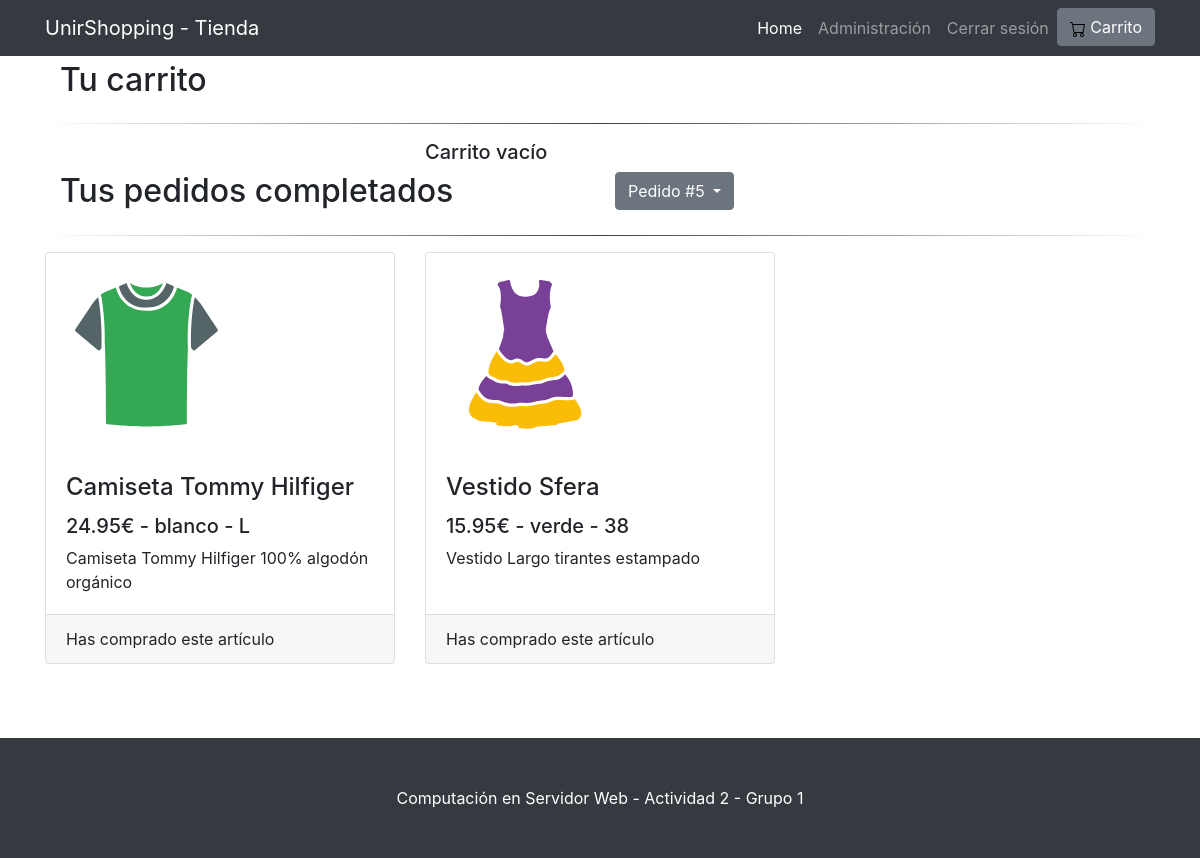
The page /index.php?controlador=ControladorConsultaPedido&&accion=obtenerPedido&args=5 (signed in) on the database its author committed.
### tables this page shows
CREATE TABLE `item` (
  `id` int(11) NOT NULL,
  `id_categoria` int(11) NOT NULL,
  `nombre` varchar(100) NOT NULL,
  `descripcion` varchar(200) NOT NULL,
  `precio` float NOT NULL,
  `color` varchar(50) NOT NULL,
  `talla` varchar(50) NOT NULL
);

### controlador/ControladorBase.php (called while the page is built, shortened)
<?php
   class ControladorBase{
        public function view($vista,$datos){
            require_once 'vista/'.$vista.'.php';
        }
   }
?>

### controlador/ControladorConsultaPedido.php (called while the page is built, shortened)
<?php
class ControladorConsultaPedido extends ControladorBase
{
    private $pedidoRepository;
    private $itemRepository;
    private $itemsPedidoRepository;
    public function __construct()
    {
        $this->pedidoRepository = new ModeloPedido();
        $this->itemRepository = new ModeloItem();
        $this->itemsPedidoRepository = new ModeloItemsPedido();
    }
    public function obtenerPedido($idPedido)
    {
        if(isset($idPedido)) {
            $carrito = $this->pedidoRepository->readById($idPedido);
            $itemsPedido = $this->itemsPedidoRepository->readBy("id_pedido", $carrito->getId());
            foreach($itemsPedido as $itemPedido) {
                $item = $this->itemRepository->readById($itemPedido->getId_item());
            }
        }
        $this->view("VistaConsultaPedido", array());
    }
}
?>

### modelo/ModeloBase.php (called while the page is built, shortened)
<?php
require_once('bd/conexion.php');
require_once('Item.php');
class ModeloBase{
    private $tabla;
    private $link;
    private $obj;
    public function __construct($_tabla, $_obj){
        $this->tabla = $_tabla;
        $this->obj=$_obj;
        $this->conexion = new Conexion();
        $this->link = $this->conexion->getConexion();
    }
    public function readById($id){
        if ($result=$this->link->query("SELECT * FROM $this->tabla WHERE id=$id")){
            return $result->fetch_object($this->obj);
        }
    }
    public function readBy($column,$value){
        if ($result=$this->link->query("SELECT * FROM $this->tabla WHERE $column='$value'")){
            while($row = $result->fetch_object($this->obj)) {
                $resultSet[]=$row;
            }
            return $resultSet;
        }
    }
}
?>

### modelo/bd/conexion.php (called while the page is built, shortened)
<?php
class Conexion{
    private $host = "localhost";
    private $usuario = "root";
    private $password = "";
    private $bd="tienda";
    public function getConexion(){
        $mysql=new mysqli($this->host, $this->usuario, $this->password, $this->bd);
        return $mysql;
    }
}
?>

### modelo/Item.php (called while the page is built, shortened)
<?php
    class Item{
        private $id_categoria;
        private $descripcion;
        private $precio;
        private $color;
        private $talla;
        function getId_categoria(){
            return $this->id_categoria;
        }
        function getNombre(){
            return $this->nombre;
        }
        function getDescripcion(){
            return $this->descripcion;
        }
        function getPrecio(){
            return $this->precio;
        }
        function getColor(){
            return $this->color;
        }
        function getTalla(){
            return $this->talla;
        }
    }
?>

### vista/VistaConsultaPedido.php (the view, shortened to what this page needs)
<!DOCTYPE html>
<html>
<head>
    <link href="css/bootstrap.min.css" rel="stylesheet">
    <link rel="stylesheet" type="text/css" href="css/style.css">
</head>
<body>
<nav class="navbar navbar-expand-lg navbar-dark bg-dark fixed-top">
    <div class="container">
        <a class="navbar-brand" href=".">UnirShopping - Tienda</a>
        <div class="collapse navbar-collapse" id="navbarResponsive">
            <ul class="navbar-nav ml-auto">
                <li class="nav-item active">
                    <a class="nav-link" href=".">Home
                    </a>
                </li>
                <?php
                if($_SESSION['rol'] == 1) {
                    echo '<li class="nav-item"><a class="nav-link" href="index.php?controlador=ControladorAdmin&accion=consulta">Administración</a></li>';
                }
                ?>
                <li class="nav-item">
                    <a class="nav-link" href="index.php?controlador=ControladorTienda&accion=cerrarSesion">Cerrar sesión
                    </a>
                </li>
                <li class="nav-item">
                    <button type="button" class="btn btn-secondary" onclick="location.href='index.php?controlador=ControladorConsultaPedido&accion=obtenerPedidos'" >
                        <img src="img/cart.svg"> Carrito<?php if (isset($_SESSION["idPedido"])) echo "(".$_SESSION["numItemsPedido"].") - ".$_SESSION["totalPedido"].'€' ?>
                    </button>
                </li>
            </ul>
        </div>
    </div>
</nav>
<div id="cuerpoTienda" class="container">
<div>
    <div class="container">
        <div class="row">
            <div class="col-sm-6">
                <h2>Tu carrito</h2>
            </div>
            <div class="col-sm-2">
            </div>
            <div class="col-sm-2">
            </div>
        </div>
    </div>
    <hr/>
    <div class="row">
        <?php
        $imgs = $_SESSION['imgs'];
        if(isset($_SESSION['carrito'])) {
            $carrito = $_SESSION['carrito'];
            foreach ($carrito as $item) {
                ?>
                <div class="col-lg-4 col-md-6 mb-4">
                    <div class="card h-100">
                        <img id="productImage" class="card-img-top"
                             src="img/clothes/<?php echo $imgs[$item->getId_categoria()]; ?>"
                             alt="<?php echo $item->getNombre(); ?>">
                        <div class="card-body">
                            <h4 class="card-title">
                                <?php echo $item->getNombre(); ?>
                            </h4>
                            <h5><?php echo $item->getPrecio(); ?>€ - <?php echo $item->getColor(); ?> - <?php echo $item->getTalla(); ?></h5>
                            <p class="card-text"><?php echo $item->getDescripcion(); ?></p>
                        </div>
                        <div class="card-footer">
                            <a href="index.php?controlador=ControladorConsultaPedido&accion=remove&args=<?php echo $item->getId(); ?>">QUITAR DEL CARRITO</a>
                        </div>
                    </div>
                </div>
                <?php
            }
        }else{
            ?>
                <div class="col-sm-4"></div>
                <div class="col-sm-8">
                <h5>Carrito vacío</h5>
                </div>
            <?php
        }
        ?>
    </div>
    <div class="container">
        <div class="row">
            <div class="col-sm-6">
                <h2>Tus pedidos completados</h2>
            </div>
            <div class="col-sm-6">
                <div class="dropdown">
                    <button class="btn btn-secondary dropdown-toggle" type="button" id="dropdownMenuButton" data-toggle="dropdown" aria-haspopup="true" aria-expanded="false">
                        <?php
                         if(isset($_SESSION['idPedidoActual'])) {
                            $idPedidoAct = $_SESSION['idPedidoActual'];
                            if (isset($idPedidoAct))
                                echo "Pedido #" . $idPedidoAct;
                            else
                                echo "Selecciona un pedido...";
                         }else
                            echo "Selecciona un pedido...";
                        ?>
                    </button>
                </div>
            </div>
        </div>
    </div>
    <hr>
    <div class="row">
        <?php
        $imgs = $_SESSION['imgsPedidoActual'];
        if(isset($_SESSION['pedidoActual'])) {
            $pedidoActual = $_SESSION['pedidoActual'];
            foreach ($pedidoActual as $item) {
                ?>
                <div class="col-lg-4 col-md-6 mb-4">
                    <div class="card h-100">
                        <img id="productImage" class="card-img-top"
                             src="img/clothes/<?php echo $imgs[$item->getId_categoria()]; ?>"
                             alt="<?php echo $item->getNombre(); ?>">
                        <div class="card-body">
                            <h4 class="card-title">
                                <?php echo $item->getNombre(); ?>
                            </h4>
                            <h5><?php echo $item->getPrecio(); ?>€ - <?php echo $item->getColor(); ?> - <?php echo $item->getTalla(); ?></h5>
                            <p class="card-text"><?php echo $item->getDescripcion(); ?></p>
                        </div>
                        <div class="card-footer">
                            Has comprado este artículo
                        </div>
                    </div>
                </div>
                <?php
            }
        }
        ?>
    </div>
</div>
</div>
<footer class="py-5 bg-dark">
    <div class="container">
        <p class="m-0 text-center text-white">Computación en Servidor Web - Actividad 2 - Grupo 1</p>
    </div>
</footer>
</body>
</html>

### css/style.css (style rules this page uses)
body { padding-top: 56px; }
#cuerpoTienda { padding-top: 5px; padding-bottom: 50px; }
#productImage { width: 200px; height: 200px; }
footer { background: #16a085; color: #fff; }
hr { border: 0; height: 1px; background-image: linear-gradient(to right, rgba(0, 0, 0, 0), rgba(0, 0, 0, 0.75), rgba(0, 0, 0, 0)); }

### rows shown on the page
item: shows a picture, nombre "Camiseta Tommy Hilfiger", precio "24.95", color "blanco", talla "L", descripcion "Camiseta Tommy Hilfiger 100% algodón orgánico"
item: shows a picture, nombre "Vestido Sfera", precio "15.95", color "verde", talla "38", descripcion "Vestido Largo tirantes estampado"

### other values the page prints
$idPedidoAct "5"
